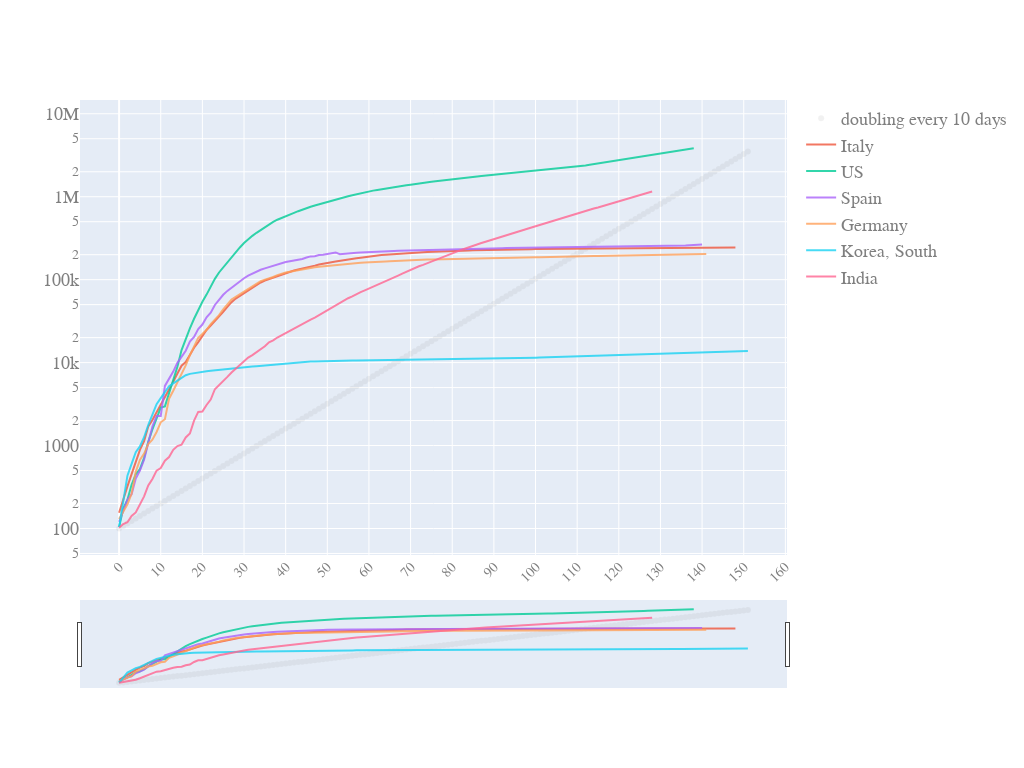

Notebook code for this chart:
### Code cell
quick_plot(df_analyse.date,
          df_analyse.iloc[:,3:-1],
          mode_plot='lines',slider=True)

### Figure 1 — Plotly figure (JSON) as saved in the notebook; plotly's stock layout.template omitted (floating-point values rounded to 4 significant figures; data arrays with more than 128 entries replaced by an {"elided": "..."} marker saying what was removed)
{"data": [{"line": {"color": "Grey", "dash": "dot", "width": 4}, "mode": "markers", "name": "doubling every 10 days", "opacity": 0.1, "type": "scatter", "x": {"elided": "162 int values"}, "y": {"elided": "162 float values"}}, {"mode": "lines", "name": "Italy", "opacity": 0.8, "type": "scatter", "x": {"elided": "162 int values"}, "y": {"elided": "162 int values"}}, {"mode": "lines", "name": "US", "opacity": 0.8, "type": "scatter", "x": {"elided": "162 int values"}, "y": {"elided": "162 int values"}}, {"mode": "lines", "name": "Spain", "opacity": 0.8, "type": "scatter", "x": {"elided": "162 int values"}, "y": {"elided": "162 int values"}}, {"mode": "lines", "name": "Germany", "opacity": 0.8, "type": "scatter", "x": {"elided": "162 int values"}, "y": {"elided": "162 int values"}}, {"mode": "lines", "name": "Korea, South", "opacity": 0.8, "type": "scatter", "x": {"elided": "162 int values"}, "y": {"elided": "162 int values"}}, {"mode": "lines", "name": "India", "opacity": 0.8, "type": "scatter", "x": {"elided": "162 int values"}, "y": {"elided": "162 int values"}}], "layout": {"autosize": true, "font": {"color": "#7f7f7f", "family": "PT Sans, monospace", "size": 18}, "height": 768, "width": 1024, "xaxis": {"nticks": 20, "rangeslider": {"visible": true}, "tickangle": -45, "tickfont": {"color": "#7f7f7f", "size": 14}}, "yaxis": {"type": "log"}}}
